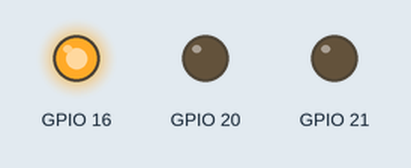
The program below on a simulated Raspberry Pi (BCM pin numbers). Shown: output pins drawn as LEDs (lit = HIGH).

Above: at 0.05 s.
At 1.45 s:
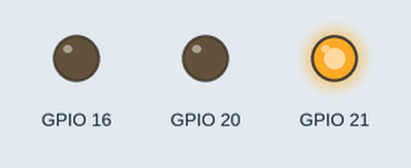
At 2.85 s:
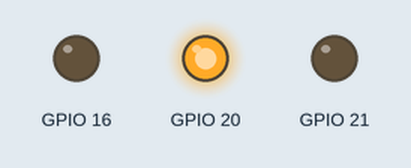
Timing chart, 0 to 3.1 s (numbered marks = the images above):
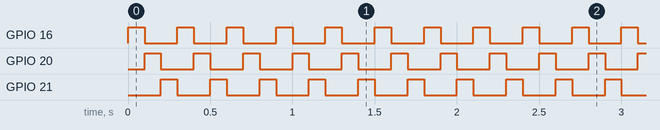

Measured:
- by itself, GPIO 16, GPIO 20, GPIO 21: alternates HIGH for 0.10 s and LOW for 0.20 s

The program:

Ex6_WHILE_Semaforo.py
```python
#Ligar 1 LED

#Importa biblioteca para controle das GPIO
import RPi.GPIO as gpio

#Importa biblioteca para controle de tempo
import time

#GPIO.BOARD = numeros impressoras na placa
#GPIO.BCM   = numeros pelos pinos de saída GPIO

gpio.setmode(gpio.BCM)


#Define o pino 31 da placa como saida
gpio.setup(16, gpio.OUT)
gpio.setup(20, gpio.OUT)
gpio.setup(21, gpio.OUT)

while True:
    gpio.output(16, gpio.HIGH)
    gpio.output(20, gpio.LOW)
    gpio.output(21, gpio.LOW)
    time.sleep(0.1)
    gpio.output(16, gpio.LOW)
    gpio.output(20, gpio.HIGH)
    gpio.output(21, gpio.LOW)
    time.sleep(0.1)
    gpio.output(16, gpio.LOW)
    gpio.output(20, gpio.LOW)
    gpio.output(21, gpio.HIGH)
    time.sleep(0.1)

gpio.cleanup()
```
